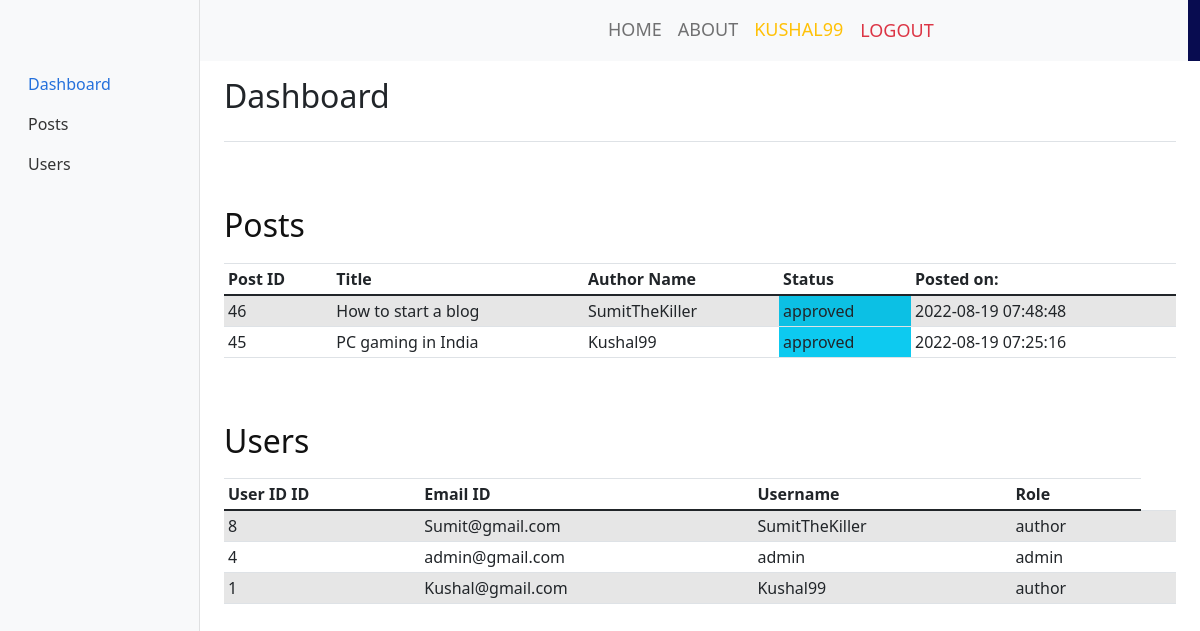
Screenshot of /dashboard.php (signed in) with the database file from the repository.
### tables this page shows
CREATE TABLE `Post` (
  `post_id` int UNSIGNED NOT NULL,
  `user_id` int DEFAULT NULL,
  `image` varchar(100) DEFAULT NULL,
  `details` text,
  `post_date` timestamp NULL DEFAULT NULL,
  `comments` int DEFAULT NULL,
  `username` varchar(60) DEFAULT NULL,
  `title` varchar(200) DEFAULT NULL,
  `status` enum('pending','approved','restricted') DEFAULT NULL
);

CREATE TABLE `User` (
  `user_id` int UNSIGNED NOT NULL,
  `fname` varchar(100) NOT NULL,
  `lname` varchar(100) NOT NULL,
  `email` varchar(100) NOT NULL,
  `username` varchar(60) NOT NULL,
  `mobile` varchar(50) NOT NULL,
  `city` varchar(60) NOT NULL,
  `country` varchar(60) DEFAULT NULL,
  `pin` int NOT NULL,
  `password` varchar(60) NOT NULL,
  `user_type` enum('user','admin','author') DEFAULT NULL,
  `picture` varchar(500) DEFAULT NULL
);

### src/dashboard.php (the view, shortened to what this page needs)
<?php
include 'connection.php';
if (!isset($_SESSION['user']) || $_SESSION['admin'] == 0) {
?>
  <p>ACCESS DENIED!</p>
<?php } else { ?>
  <head>
    <link href="/css/bootstrap.min.css" rel="stylesheet">
    <link rel="stylesheet" href="https://cdn.jsdelivr.net/npm/bootstrap-icons@1.3.0/font/bootstrap-icons.css">
    <link rel="stylesheet" type="text/css" href="css/bootstrap.min.css">
    <link rel="stylesheet" type="text/css" href="css/style.css">
    <link rel="stylesheet" href="css/responsive.css">
    <link rel="stylesheet" href="css/jquery.mCustomScrollbar.min.css">
    <link rel="stylesheet" href="https://netdna.bootstrapcdn.com/font-awesome/4.0.3/css/font-awesome.css">
    <link rel="stylesheet" href="css/owl.carousel.min.css">
    <link rel="stylesheet" href="https://cdnjs.cloudflare.com/ajax/libs/fancybox/2.1.5/jquery.fancybox.min.css" media="screen">
    <link href="dashboard.css" rel="stylesheet">
    <link href="https://cdn.jsdelivr.net/npm/bootstrap@5.0.2/dist/css/bootstrap.min.css" rel="stylesheet">
  </head>
  <body>
    <div class="header_section">
      <div class="container-fluid header_main">
        <nav class="navbar navbar-expand-lg navbar-light bg-light">
          <a class="logo" href="index.php"><img src="./images/Logo.png" height="80%" width="30%"></a>
          <div class="collapse navbar-collapse " id="navbarSupportedContent" style="justify-content:end">
            <ul class="navbar-nav mr-auto justify-content-end">
              <li class="nav-item">
                <a class="nav-link" href="index.php">Home</a>
              </li>
              <li class="nav-item">
                <a class="nav-link" href="#">About</a>
              </li>
              <li class="nav-item">
                <?php
                if (!isset($_SESSION['username'])) { ?>
                  <a class="nav-link" href="login.php">Login</a>
                <?php
                } else { ?>
                  <a class="nav-link text-warning" href="#"><?php echo ($_SESSION['username']); ?></a>
                <?php }
                if (isset($_SESSION['username'])) {   ?>
              <li class="nav-item">
                <a href="logout.php" class="nav-link btn btn-lg text-danger">
                  <span class="glyphicon glyphicon-log-out "></span> Logout
                </a>
              </li>
            <?php  }
            ?>
            </li>
            </ul>
          </div>
        </nav>
      </div>
    </div>
    <br><br>
    <div class="container-fluid">
      <div class="row">
        <nav id="sidebarMenu" class="col-md-3 col-lg-2 d-md-block bg-light sidebar collapse">
          <div class="position-sticky pt-3">
            <ul class="nav flex-column">
              <li class="nav-item">
                <a class="nav-link active" aria-current="page" href="dashboard.php">
                  Dashboard
                </a>
              </li>
              <li class="nav-item" id="Orders">
                <a class="nav-link" href="posts.php">
                  <span>Posts</span>
                </a>
              </li>
              <li class="nav-item">
                <a class="nav-link" href="users.php">
                  <span>Users</span>
                </a>
              </li>
            </ul>
        </nav>
        <main class="col-md-9 ms-sm-auto col-lg-10 px-md-4">
          <div class="d-flex justify-content-between flex-wrap flex-md-nowrap align-items-center pt-3 pb-2 mb-3 border-bottom">
            <h1 class="h2">Dashboard</h1>
          </div>
          <br><br>
          <h2>Posts</h2>
          <div class="table-responsive">
            <table class="table table-striped table-sm">
              <thead>
                <tr>
                  <th scope="col">Post ID</th>
                  <th scope="col">Title</th>
                  <th scope="col">Author Name</th>
                  <th scope="col">Status</th>
                  <th scope="col">Posted on:</th>
                </tr>
              </thead>
              <tbody>
                <?php
                try {
                  $sql = "SELECT *
                       from Post order by post_id desc limit 5";
                  $res = $conn->query($sql);
                  $rows = $res->fetchAll(PDO::FETCH_ASSOC);
                  foreach ($rows as $key => $val) {     ?>
                    <tr>
                      <td><?php echo ($val['post_id']); ?></td>
                      <td><?php echo ($val['title']); ?></td>
                      <td><?php echo ($val['username']); ?></td>
                      <?php if ($val['status'] == "pending") { ?>
                        <td class="bg-warning"><?php echo ($val['status']); ?></td>
                      <?php } else { ?>
                        <td class="bg-info"><?php echo ($val['status']); ?></td>
                      <?php } ?>
                      <td><?php echo ($val['post_date']); ?></td>
                    </tr>
                <?php
                  }
                } catch (PDOException $e) {
                  echo "Connection failed: " . $e->getMessage();
                }
                ?>
              </tbody>
            </table>
          </div>
          <br><br>
          <h2>Users</h2>
          <div class="table-responsive">
            <table class="table table-striped table-sm">
              <thead>
                <tr>
                  <th scope="col">User ID ID</th>
                  <th scope="col">Email ID</th>
                  <th scope="col">Username</th>
                  <th scope="col">Role</th>
                </tr>
              </thead>
              <tbody>
                <?php
                try {
                  $sql = "SELECT *
                       from User order by user_id desc limit 5";
                  $res = $conn->query($sql);
                  $rows = $res->fetchAll(PDO::FETCH_ASSOC);
                  foreach ($rows as $key => $val) {     ?>
                    <tr>
                      <td><?php echo ($val['user_id']); ?></td>
                      <td><?php echo ($val['email']); ?></td>
                      <td><?php echo ($val['username']); ?></td>
                      <td><?php echo ($val['user_type']); ?></td>
                      <td></td>
                      <td></td>
                    </tr>
                <?php
                  }
                } catch (PDOException $e) {
                  echo "Connection failed: " . $e->getMessage();
                }
                ?>
              </tbody>
            </table>
          </div>
        </main>
      </div>
    </div>
  </body>
  </html>
<?php }
?>

### src/css/style.css (style rules this page uses)
* { box-sizing: border-box !important; transition: ease all 0.5s; }
body { color: #666666; font-size: 14px; font-family: Poppins; line-height: 1.80857; font-weight: normal; overflow-x: hidden; }
a { color: #1f1f1f; text-decoration: none !important; outline: none !important; -webkit-transition: all .3s ease-in-out; -moz-transition: all .3s ease-in-out; -ms-transition: all .3s ease-in-out; -o-transition: all .3s ease-in-out; transition: all .3s ease-in-out; }
h1, h2, h3, h4, h5, h6 { letter-spacing: 0; font-weight: normal; position: relative; padding: 0 0 10px 0; font-weight: normal; line-height: normal; color: #111111; margin: 0 }
h1 { font-size: 24px }
h2 { font-size: 22px }
*, *::after, *::before { -webkit-box-sizing: border-box; -moz-box-sizing: border-box; box-sizing: border-box; }
ul, li, ol { margin: 0px; padding: 0px; list-style: none; }
a { color: #222222; text-decoration: none; outline: none !important; }
a, .btn { text-decoration: none !important; outline: none !important; -webkit-transition: all .3s ease-in-out; -moz-transition: all .3s ease-in-out; -ms-transition: all .3s ease-in-out; -o-transition: all .3s ease-in-out; transition: all .3s ease-in-out; }
.bg-light { background-color: transparent!important; }
.header_section { background-image: url(../images/banner-bg.png); height: auto; background-size: 100%; width: 100%; float: left; height: auto; background-size: 100%; background-repeat: no-repeat; }
.header_main { background: linear-gradient(45deg, transparent 46%, #080c50 46%); }
.logo { width: 50%; float: left; }
.navbar-expand-lg .navbar-nav .nav-link { padding-right: 15px; padding-left: 15px; font-size: 18px; color: #f8f9fa; text-transform: uppercase; }

### src/dashboard.css (style rules this page uses)
body { font-size: .875rem; }
.sidebar { position: fixed; top: 0; bottom: 0; left: 0; z-index: 100; padding: 48px 0 0; box-shadow: inset -1px 0 0 rgba(0, 0, 0, .1); }
.sidebar .nav-link { font-weight: 500; color: #333; }
.sidebar .nav-link.active { color: #2470dc; }

### rows the page displays
post: post_id "46", title "How to start a blog", username "SumitTheKiller", status "approved", post_date "2022-08-19 07:48:48"
post: post_id "45", title "PC gaming in India", username "Kushal99", status "approved", post_date "2022-08-19 07:25:16"
user: user_id "8", email "Sumit@gmail.com", username "SumitTheKiller", user_type "author"
user: user_id "4", email "admin@gmail.com", username "admin", user_type "admin"
user: user_id "1", email "Kushal@gmail.com", username "Kushal99", user_type "author"

### other values shown
$_SESSION['username'] "KUSHAL99"
